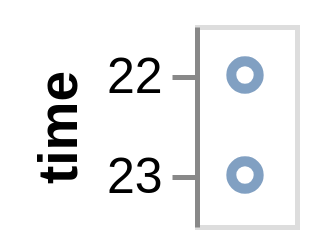

Write a Vega-Lite specification for this figure.
### Vega specification from a JSON file in a GitHub repository (floating-point values rounded to 4 significant figures)
{"$schema": "https://vega.github.io/schema/vega/v5.json", "description": "Google's stock price over time.", "background": "white", "padding": 5, "width": 20, "style": "cell", "data": [{"name": "source_0", "values": [{"date": "10 Oct 2011 22:48:00"}, {"date": "11 Oct 2022 23:00:00"}]}, {"name": "data_0", "source": "source_0", "transform": [{"type": "formula", "expr": "toDate(datum[\"date\"])", "as": "date"}, {"type": "formula", "as": "hours_date", "expr": "datetime(0, 0, 1, hours(datum[\"date\"]), 0, 0, 0)"}]}], "signals": [{"name": "y_step", "value": 20}, {"name": "height", "update": "bandspace(domain('y').length, 1, 0.5) * y_step"}, {"name": "width", "update": "width"}], "marks": [{"name": "marks", "type": "symbol", "style": ["point"], "from": {"data": "data_0"}, "encode": {"update": {"opacity": {"value": 0.7}, "fill": {"value": "transparent"}, "stroke": {"value": "#4c78a8"}, "x": {"signal": "width", "mult": 0.5}, "y": {"scale": "y", "field": "hours_date"}}}}], "scales": [{"name": "y", "type": "point", "domain": {"data": "data_0", "field": "hours_date", "sort": true}, "range": {"step": {"signal": "y_step"}}, "padding": 0.5}], "axes": [{"scale": "y", "orient": "left", "grid": false, "title": "time", "labelOverlap": true, "encode": {"labels": {"update": {"text": {"signal": "timeFormat(datum.value, '%H')"}}}}, "zindex": 0}]}
